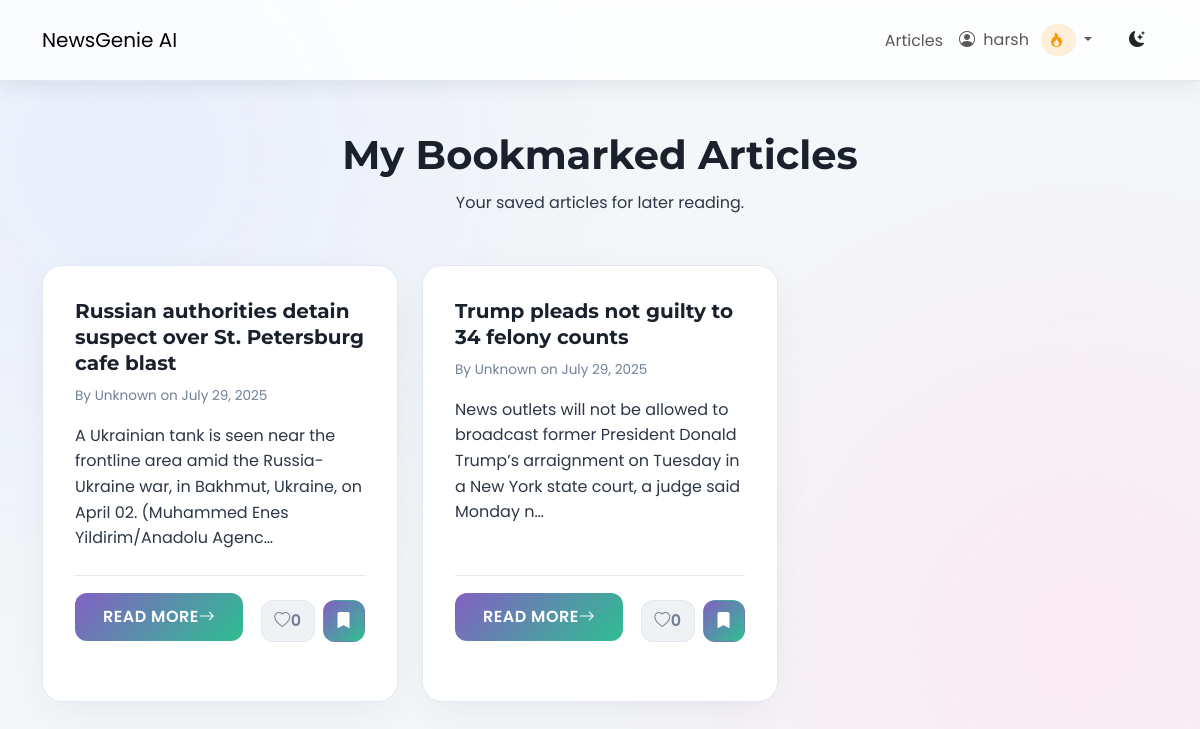
Page /bookmarks/ (signed in) on the earlier database version.
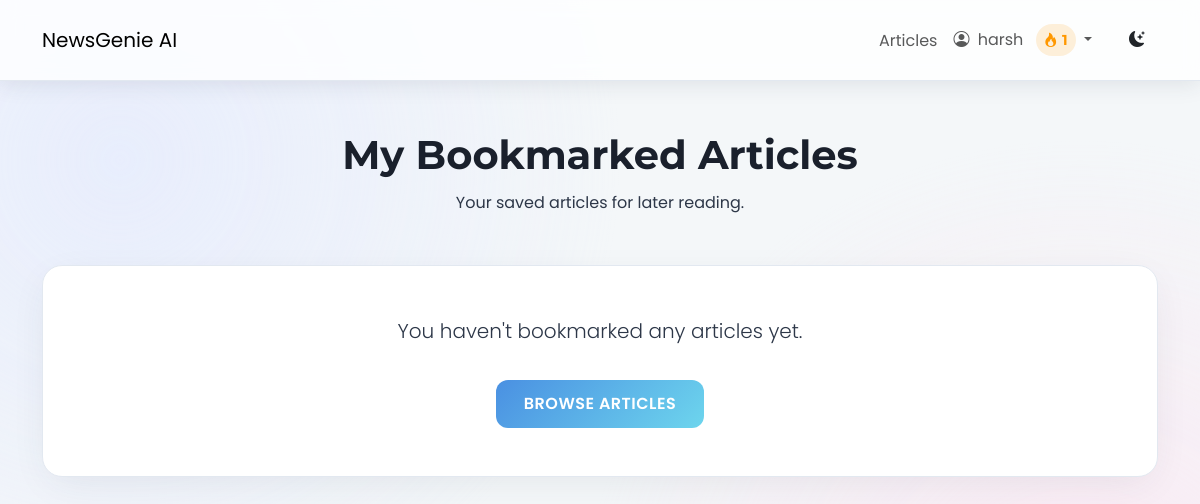
Same page on the later database version.
### news/models.py (models this page shows, shortened)
class Bookmark(models.Model):
    user = models.ForeignKey(User, on_delete=models.CASCADE)
    article = models.ForeignKey(Article, on_delete=models.CASCADE, related_name='bookmarks')
    created_at = models.DateTimeField(auto_now_add=True)
    class Meta:
        unique_together = ('user', 'article')
        ordering = ['-created_at']

class Article(models.Model):
    title = models.CharField(max_length=255)
    author = models.CharField(max_length=100, default="Unknown")
    content = models.TextField()
    url = models.URLField(unique=True)
    source = models.CharField(max_length=100)
    published_at = models.DateTimeField()
    summary = models.TextField(blank=True, null=True)
    category = models.ManyToManyField(Category, related_name='articles')
    approved = models.BooleanField(default=False)
    audio_file = models.FileField(upload_to='news_audio/', blank=True, null=True)
    reading_time = models.PositiveIntegerField(default=0, help_text="Estimated reading time in minutes")
    is_spotlighted = models.BooleanField(default=False, help_text="Check this to feature this article on the articles page.")
    @property
    def total_likes(self):
        return self.likes.count()
    def approved_status(self):
        return self.approved
    approved_status.boolean = True
    approved_status.short_description = "Approved"

### users/models.py (models this page shows, shortened)
class Profile(models.Model):
    user = models.OneToOneField(User, on_delete=models.CASCADE)
    bio = models.TextField(max_length=500, blank=True, null=True)
    streak_count = models.IntegerField(default=0)
    last_login_date = models.DateField(null=True, blank=True)

### news/views.py (the view)
# urls.py: path('bookmarks/', views.bookmark_list, name="bookmarks"),
@login_required
def bookmark_list(request):
    bookmarks = Bookmark.objects.filter(user=request.user).order_by('-created_at')
    article_ids = [b.article.id for b in bookmarks]
    liked_articles_ids = ArticleLike.objects.filter(user=request.user, article__id__in=article_ids).values_list('article__id', flat=True)
    for bookmark in bookmarks:
        bookmark.article.is_liked_by_user = bookmark.article.id in liked_articles_ids
        bookmark.article.is_bookmarked_by_user = True
    return render(request, "news/bookmarks.html", {"bookmarks": bookmarks})

### news/templates/news/bookmarks.html (shortened to what this page needs)
{% extends 'news/base.html' %}
{% load static %}
{% block content %}
<div class="page-header-section text-center mb-5">
    <h1 class="page-title-heading">My Bookmarked Articles</h1>
    <p class="page-subtitle-text">Your saved articles for later reading.</p>
</div>
{% if bookmarks %}
<div class="row row-cols-1 row-cols-md-2 row-cols-lg-3 g-4 article-grid">
    {% for bookmark in bookmarks %}
    <div class="col">
        <div class="app-card article-card h-100">
            <div class="card-body d-flex flex-column">
                <h5 class="card-title-article">{{ bookmark.article.title }}</h5>
                <p class="card-meta-info">By {{ bookmark.article.author }} on {{ bookmark.article.published_at|date:"F d, Y" }}</p>
                <p class="card-text-summary">{{ bookmark.article.summary|default:bookmark.article.content|truncatechars:150 }}</p>
                <div class="mt-auto article-actions">
                    <a href="{% url 'news:detail' bookmark.article.pk %}" class="btn app-btn read-more-btn article-card-read-more">Read More <i class="bi bi-arrow-right"></i></a>
                    <div class="d-flex gap-2 justify-content-end button-group-actions mt-2">
                        <button class="btn app-btn icon-btn like-btn " data-article-id="{{ bookmark.article.pk }}" >
                            <i class="bi {% if bookmark.article.is_liked_by_user %}bi-heart-fill{% else %}bi-heart{% endif %}"></i>
                            <span class="like-count">{{ bookmark.article.total_likes }}</span>
                        </button>
                        <button class="btn app-btn icon-btn bookmark-btn bookmarked" data-article-id="{{ bookmark.article.pk }}" {% if not user.is_authenticated %}disabled title="Login to bookmark" {% endif %}>
                            <i class="bi bi-bookmark-fill"></i>
                        </button>
                    </div>
                </div>
            </div>
            <div class="card-footer article-card-footer">
                {% for category in bookmark.article.category.all %}
                    <span class="badge category-pill-small me-1">{{ category.name }}</span>
                {% endfor %}
            </div>
        </div>
    </div>
    {% endfor %}
</div>
{% else %}
<div class="text-center py-5 app-card">
    <p class="lead">You haven't bookmarked any articles yet.</p>
    <a href="{% url "news:article_list" %}" class="btn app-btn primary-btn mt-3">Browse Articles</a>
</div>
{% endif %}
{% endblock content %}

### templates/news/base.html (shortened to what this page needs)
{% load static %}
<!DOCTYPE html>
<html lang="en">
<head>
    <link href="https://cdn.jsdelivr.net/npm/bootstrap@5.3.0/dist/css/bootstrap.min.css" rel="stylesheet">
    <link rel="stylesheet" href="https://cdn.jsdelivr.net/npm/bootstrap-icons@1.10.5/font/bootstrap-icons.css">
    <link rel="stylesheet" href="{% static 'css/newsgenie.css' %}">
</head>
<body class="{{ request.COOKIES.theme|default:'light' }}-mode">
    <header class="app-navbar navbar navbar-expand-lg sticky-top">
    <div class="container">
        <a class="navbar-brand navbar-brand-custom" href="{% url 'news:homepage' %}">NewsGenie AI</a>
        <div class="collapse navbar-collapse" id="navbarNav">
            <ul class="navbar-nav ms-auto align-items-center">
                {% if user.is_authenticated %}
                    <li class="nav-item">
                        <a class="nav-link nav-link-custom" href="{% url 'news:article_list' %}">Articles</a>
                    </li>
                    <li class="nav-item dropdown">
                        <a class="nav-link nav-link-custom dropdown-toggle" href="#" id="navbarDropdown" role="button" data-bs-toggle="dropdown" aria-expanded="false">
                            <i class="bi bi-person-circle me-1"></i>
                            {{ user.username }}
                            <span class="streak-indicator ms-2">
                                <i class="bi bi-fire"></i> {{ user.profile.streak_count }}
                            </span>
                        </a>
                    </li>
                {% endif %}
                <li class="nav-item ms-3">
                    <button id="theme-toggle" class="btn theme-toggle-btn">
                        <i class="bi bi-moon-stars-fill"></i>
                    </button>
                </li>
            </ul>
        </div>
    </div>
</header>
    <main class="container my-5 app-content-wrapper">
        {% block content %}{% endblock %}
    </main>
</body>
</html>

Differences in the rows shown:
removed Bookmark: article "Russian authorities detain suspect over St. Petersburg cafe blast", article.author "Unknown", article.published_at "July 29, 2025", article.summary "A Ukrainian tank is seen near the frontline area amid the Russia-Ukraine war, in Bakhmut, Ukraine, on April 02. (Muhammed Enes Yildirim/Anadolu Agenc…", article.total_likes "0"
removed Bookmark: article "Trump pleads not guilty to 34 felony counts", article.author "Unknown", article.published_at "July 29, 2025", article.summary "News outlets will not be allowed to broadcast former President Donald Trump’s arraignment on Tuesday in a New York state court, a judge said Monday n…", article.total_likes "0"
Other differences:
{{ user.profile.streak_count }}: (not shown) → "1"
text now shown: "You haven't bookmarked any articles yet. BROWSE ARTICLES"
